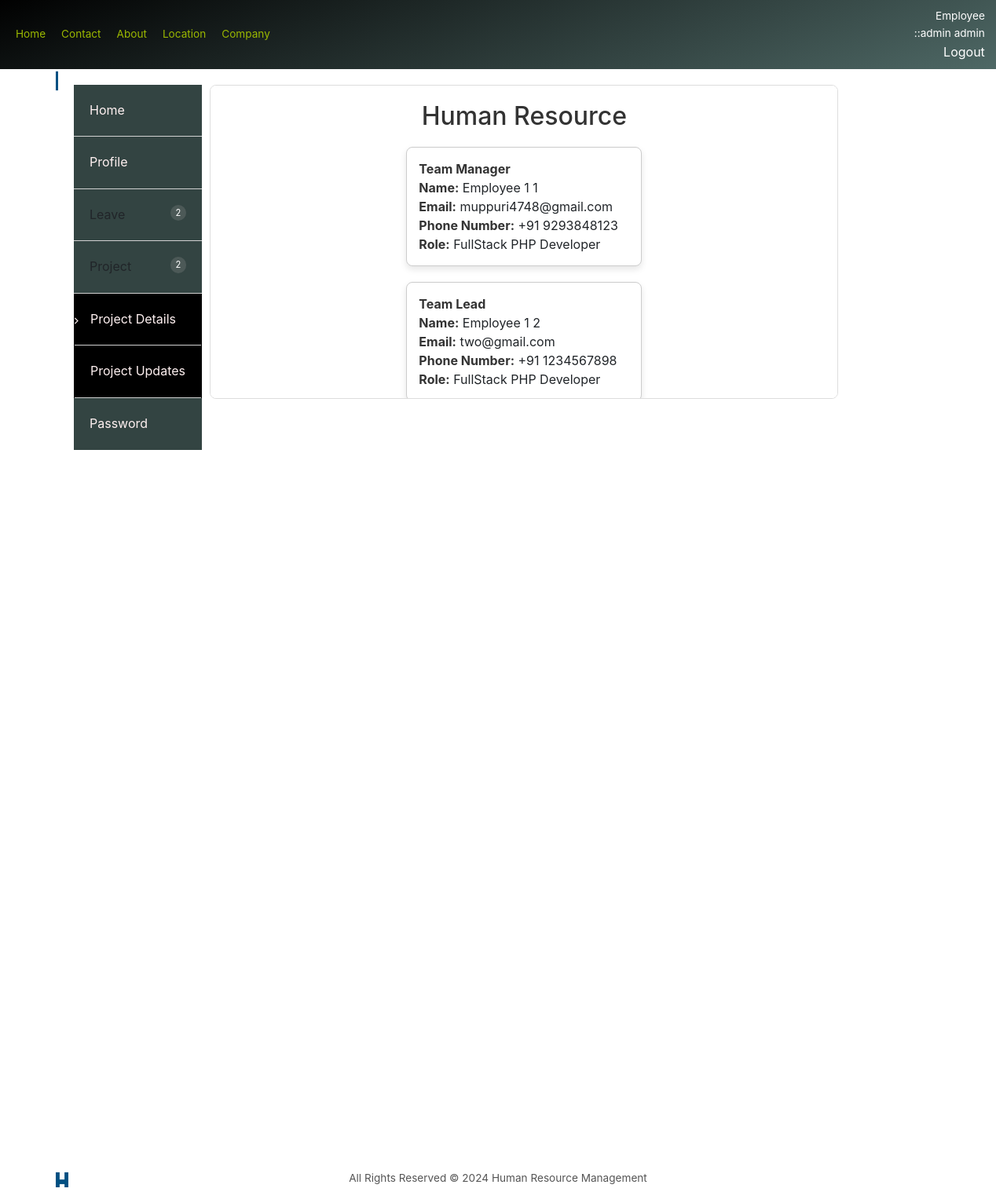
/user/project_view.php (signed in), run on the app's committed database.
### tables this page shows
CREATE TABLE `employee` (
  `EmpId` bigint(20) NOT NULL,
  `EmployeeId` varchar(11) NOT NULL,
  `FirstName` varchar(200) NOT NULL,
  `MiddleName` varchar(200) NOT NULL,
  `LastName` varchar(200) NOT NULL,
  `Birthdate` date NOT NULL,
  `Gender` int(10) NOT NULL,
  `Address1` varchar(500) NOT NULL,
  `Address2` varchar(500) NOT NULL,
  `Address3` varchar(500) NOT NULL,
  `CityId` int(11) NOT NULL,
  `Mobile` decimal(10,0) NOT NULL,
  `Email` varchar(200) NOT NULL,
  `Password` varchar(25) NOT NULL,
  `AadharNumber` varchar(25) NOT NULL,
  `MaritalStatus` int(11) NOT NULL,
  `PositionId` int(11) NOT NULL,
  `CreatedBy` bigint(20) NOT NULL,
  `CreatedDate` datetime NOT NULL,
  `ModifiedBy` bigint(20) DEFAULT NULL,
  `ModifiedDate` datetime DEFAULT NULL,
  `JoinDate` date NOT NULL,
  `LeaveDate` date DEFAULT NULL,
  `LastLogin` datetime DEFAULT NULL,
  `LastLogout` datetime DEFAULT NULL,
  `StatusId` int(11) NOT NULL,
  `RoleId` int(11) NOT NULL,
  `ImageName` varchar(1000) DEFAULT NULL,
  `MacAddress` varchar(25) NOT NULL,
  `project_name` varchar(50) DEFAULT NULL,
  `project_details` int(11) DEFAULT NULL
);

CREATE TABLE `projectinfo` (
  `projectname` varchar(50) DEFAULT NULL,
  `Emp1` varchar(15) DEFAULT NULL,
  `Emp2` varchar(15) DEFAULT NULL,
  `Emp3` varchar(15) DEFAULT NULL,
  `Emp4` varchar(15) DEFAULT NULL,
  `Emp5` varchar(15) DEFAULT NULL,
  `Emp6` varchar(15) DEFAULT NULL
);

### user/project_view.php (the view, shortened to what this page needs)
<?php
    include("userheader.php");
    class database
        {
            function connection()
            {
                return mysqli_connect('localhost','root','','hrm');
            }
        }
        $dbs=new database();
        $db=$dbs->connection();
        $sql="SELECT * FROM employee WHERE EmployeeId=111";
        $result=mysqli_query($db,$sql);
        $project_name="";
        $emp1="";
        $emp2="";
        if(mysqli_num_rows($result)>0){
            while($row=mysqli_fetch_assoc($result)){
                $project_name= $row["project_name"];
            }
        }
        $p="SELECT * FROM projectinfo WHERE projectname='$project_name'";
        $res=mysqli_query($db,$p);
        if(mysqli_num_rows($res)>0){
            while($row=mysqli_fetch_assoc($res)){
                $emp1=$row["Emp1"];
                $emp2=$row["Emp2"];
            }
        }
        function employee_details($db,$var){
            $sql= "SELECT * from employee where EmployeeId='$var'";
            $name="";
            $result=mysqli_query($db,$sql);
            if(mysqli_num_rows($result)> 0){
                while($row=mysqli_fetch_assoc($result)){
                    $name=$row['FirstName'].' '.$row['MiddleName'].' '.$row['LastName'];
                }
            }
            return $name;
        }
        function employee_email($db,$var){
            $sql= "SELECT * from employee where EmployeeId='$var'";
            $email="";
            $result=mysqli_query($db,$sql);
            if(mysqli_num_rows($result)> 0){
                while($row=mysqli_fetch_assoc($result)){
                    $email=$row['Email'];
                }
            }
            return $email;
        }
        function employee_phone($db,$var){
            $sql= "SELECT * from employee where EmployeeId='$var'";
            $phone="";
            $result=mysqli_query($db,$sql);
            if(mysqli_num_rows($result)> 0){
                while($row=mysqli_fetch_assoc($result)){
                    $phone=$row['Mobile'];
                }
            }
            return $phone;
        }
        function employee_role($db,$var){
            $sql= "SELECT * from employee where EmployeeId='$var'";
            $phone="";
            $result=mysqli_query($db,$sql);
            if(mysqli_num_rows($result)> 0){
                while($row=mysqli_fetch_assoc($result)){
                    $phone=$row['RoleId'];
                }
            }
            return role($phone);
        }
        function role($var){
            if($var==3){
                return "FullStack PHP Developer";
            }
        }
?>
<div class="scroll-container">
<center>
<h2><?php echo $project_name; ?></h2>
<div class="member-card">
    <strong>Team Manager</strong><br>
    <strong>Name:</strong> <span><?php echo employee_details($db,$emp1); ?></span><br>
    <strong>Email:</strong> <span><?php echo employee_email($db,$emp1); ?></span><br>
    <strong>Phone Number:</strong> +91 <?php echo employee_phone($db,$emp1); ?><br>
    <strong>Role:</strong> <?php echo employee_role($db,$emp1); ?>
</div>
<div class="member-card">
    <strong>Team Lead</strong><br>
    <strong>Name:</strong> <span><?php echo employee_details($db,$emp2); ?></span><br>
    <strong>Email:</strong> <span><?php echo employee_email($db,$emp2); ?></span><br>
    <strong>Phone Number:</strong> +91 <?php echo employee_phone($db,$emp2); ?><br>
    <strong>Role:</strong> <?php echo employee_role($db,$emp2); ?>
</div>
    </center>
    </div>
<?php include("userfooter.php"); ?>

### user/userheader.php (shortened to what this page needs)
<!DOCTYPE html>
<html lang="en-US">
   <head>
      <link rel="stylesheet" href="css/components.css">
      <link rel="stylesheet" href="css/icons.css">
      <link rel="stylesheet" href="css/responsee.css">
      <link rel="stylesheet" href="css/text_select_button.css">
      <link rel="stylesheet" href="https://stackpath.bootstrapcdn.com/bootstrap/4.5.2/css/bootstrap.min.css">
      <link href="../css/font-awesome.css" rel="stylesheet">
      <link rel="stylesheet" href="../css/icon-font.min.css" type='text/css' />
<link rel="stylesheet" type="text/css" href="../dp/jquery.datetimepicker.css"/>
   </head>
   <body class="size-1140">
      <header>
         <nav>
         <div class="nav-left">
        <ul>
            <li><a href="home.php">Home</a></li>
            <li><a href="contact.php">Contact</a></li>
            <li><a href="about.php">About</a></li>
            <li><a href="location.php">Location</a></li>
            <li>
                <a href="#">Company</a>
            </li>
        </ul>
    </div>
    <div class="nav-right">
        <div class="employee-info">
            <p style="color: white; margin: 0;">Employee ::<?php echo $_SESSION['User']['FirstName']."&nbsp;".$_SESSION['User']['LastName']; ?></p>
        </div>
        <a href="../controller/logout.php" style="color:white;"> Logout </a>
    </div>
    </nav>
      </header>
      <div class="line">
         <div class="box  margin-bottom">
            <div class="margin">
               <aside class="s-12 l-2">
                  <div class="aside-nav">
                     <ul>
                        <li><a href="home.php" title="Home">Home</a></li>
                        <li><a href="profile.php" title="Profile">Profile</a></li>
                        <li>
                           <a title="Leave">Leave</a>
                        </li>
                        <li>
                           <a title="Project">Project</a>
                           <ul>
                              <li><a href="project_view.php">Project Details</a></li>
                              <li><a href="pro_updates.php">Project Updates</a></li>
                           </ul>
                        </li>
                        <li><a href="changepassword.php" title="Change Password">Password</a></li>
                     </ul>
                  </div>
               </aside>

### user/userfooter.php (shortened to what this page needs)
            </div>
         </div>
      </div>
      <footer class="box" style="position: fixed; bottom: 0;">
         <div class="line">
            <div class="s-12 l-12" align="center">
               <p>All Rights Reserved © <?= date("Y") ?> Human Resource Management</p>
            </div>
         </div>
      </footer>
   </body>
</html>

### user/css/responsee.css (style rules this page uses)
* { -webkit-box-sizing:border-box; -moz-box-sizing:border-box; box-sizing:border-box; margin:0; }
body { background:none repeat scroll 0 0 #d3d3d3; font-size:16px; font-family:"Open Sans",Arial,sans-serif; color:#444; }
h1,h2,h3,h4,h5,h6 { color:#152732; font-weight: normal; line-height: 1.3; margin:0.5rem 0; }
h2 { font-size:2.2rem; }
a, a:link, a:visited, a:hover, a:active { text-decoration:none; color:#9BB800; transition:color 0.20s linear 0s; -o-transition:color 0.20s linear 0s; -ms-transition:color 0.20s linear 0s; -moz-transition:color 0.20s linear 0s; -webkit-transition:color 0.20s linear 0s; }
p,li,dl,blockquote,table,kbd { font-size: 0.85rem; line-height: 1.6; }
b,strong { font-weight:700; }
.size-960 .line,.size-1140 .line,.size-1280 .line { margin:0 auto; padding:0 0.625rem; }
li { padding:0; }
ul,ol { padding-left:1.25rem; }
.size-1140 .line { max-width:71.25rem; }
nav { display:block; width:100%; background:#152732; }
.line:after, nav:after, .center:after, .box:after, .margin:after, .margin2x:after { clear:both; content:"."; display:block; height:0; line-height:0; visibility:hidden; }
.aside-nav a,.aside-nav a:link,.aside-nav a:visited,.aside-nav li > ul,.top-nav a,.top-nav a:link,.top-nav a:visited { transition:background 0.20s linear 0s; -o-transition:background 0.20s linear 0s; -ms-transition:background 0.20s linear 0s; -moz-transition:background 0.20s linear 0s; -webkit-transition:background 0.20s linear 0s; }
.aside-nav ul { background:#334442; padding:0; }
.aside-nav li { list-style:none outside none; cursor:pointer; }
.aside-nav li a,.aside-nav li a:link,.aside-nav li a:visited { color:#fff1f1; display:block; font-size:1rem; padding:1.25rem; border-bottom:1px solid #d2d2d2; }
.aside-nav > ul > li:last-child a { border-bottom:0 none; }
.aside-nav li > ul { height:0; display:block; position:relative; background:#000; border-left:solid 1px #000; border-right:solid 1px #000; overflow:hidden; }
.aside-nav ul ul a { padding:0.625rem 1.25rem; }
.aside-nav li a:link, .aside-nav li a:visited { color:#fff1f1; }
.aside-nav li li a:hover, .aside-nav li li.active-item > a, .aside-nav li li.aside-sub-submenu li a:hover { color:#fff1f1; background:none; }
.aside-nav li li a:hover:before, .aside-nav li li.active-item a:before { content:"\f006"; display:inline-block; font-family:"mfg"; font-size:0.6rem; margin:0 0.625rem 0 -1.25rem; width:0.625rem; }
.aside-nav li li a:link, .aside-nav li li a:visited { background:#000; }
.aside-nav .show-aside-ul, .aside-nav .active-aside-item { height:auto; }
.margin,.margin2x { display: block; }
.margin { margin:0 -0.625rem; }
.line { clear:left; }
.box { background:none repeat scroll 0 0 #fff; display:block; padding:1.25rem; width:100%; }
.margin-bottom { margin-bottom:1.25rem; }
.s-1, .s-2, .s-five,.s-3, .s-4, .s-5, .s-6, .s-7, .s-8, .s-9, .s-10, .s-11, .s-12, .m-1, .m-2, .m-five, .m-3, .m-4, .m-5, .m-6, .m-7, .m-8, .m-9, .m-10, .m-11, .m-12, .l-1, .l-2, .l-five, .l-3, .l-4, .l-5, .l-6, .l-7, .l-8, .l-9, .l-10, .l-11, .l-12 { float:left; position:static; }
.s-12 { width:100%; }
.margin > .s-1,.margin > .s-2,.margin > .s-five,.margin > .s-3,.margin > .s-4,.margin > .s-5,.margin > .s-6,.margin > .s-7,.margin > .s-8,.margin > .s-9,.margin > .s-10,.margin > .s-11,.margin > .s-12, .margin > .m-1,.margin > .m-2,.margin > .m-five,.margin > .m-3,.margin > .m-4,.margin > .m-5,.margin > .m-6,.margin > .m-7,.margin > .m-8,.margin > .m-9,.margin > .m-10,.margin > .m-11,.margin > .m-12, .margin > .l-1,.margin > .l-2,.margin > .l-five,.margin > .l-3,.margin > .l-4,.margin > .l-5,.margin > .l-6,.margin > .l-7,.margin > .l-8,.margin > .l-9,.margin > .l-10,.margin > .l-11,.margin > .l-12 { padding:0 0.625rem; }
.l-2 { width:16.6666%; }
.l-12 { width:100%; }

### user/userheader.php (style rules this page uses)
nav { background-color: #010101; background-image: linear-gradient(160deg, #010101 0%, #4e6865 100%); }
.line { background-image:url('./img/images.png'); background-repeat: no-repeat; background-size:30px 30px; }
nav { background-color: #333; color: white; padding: 10px 20px; display: flex; justify-content: space-around; align-items: center; }
.nav-left ul { list-style: none; padding: 0; margin: 0; display: flex; }
.nav-left li { margin-right: 20px; position: relative; }
.nav-right { text-align: right; margin-left: 800px; }

### data on the page
employee: project_name "Human Resource"
projectinfo: Emp1.LastName "Employee 1 1", Emp1.Email "muppuri4748@gmail.com", Emp1.Mobile "9293848123", Emp1.RoleId "FullStack PHP Developer", Emp2.LastName "Employee 1 2", Emp2.Email "two@gmail.com", Emp2.Mobile "1234567898", Emp2.RoleId "FullStack PHP Developer"

### other printed values
$_SESSION['User']['FirstName'] "admin"
$_SESSION['User']['LastName'] "admin"
